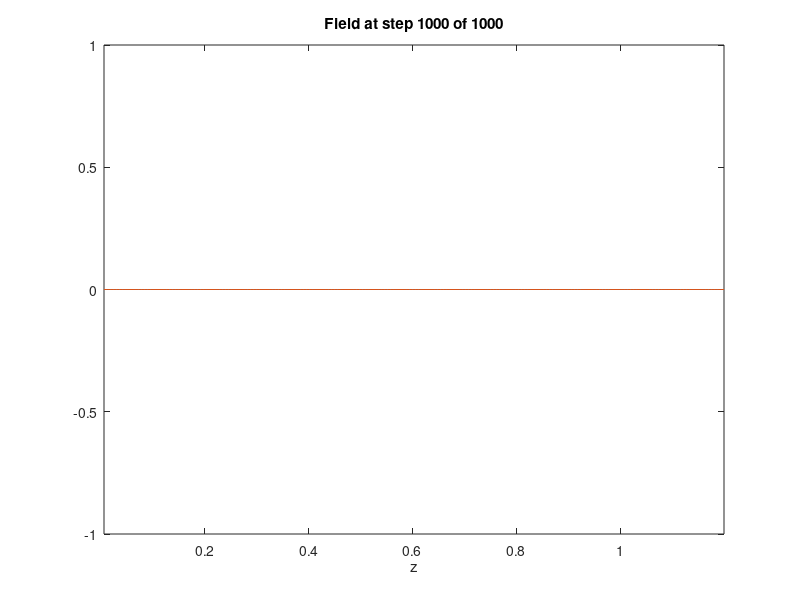

Reproduce this figure in MATLAB.
% FDTD_init_env.m
% Basic FDTD Engine

% Initialise MATLAB/Octave
close all;
clc;
clear all;

% Constants in vacuum 
c0 = 29979458;  % Speed of light
e0 = 8.8541878176e-12; % Permitivity
u0 = 1.2566370614e-6; % Permeability

% Open figure
figure('color', 'w')

%------------------------------------------------------------------------------%

% FDTD parameters
dz = 0.006; % grid resolution in the z direction
Nz = 200; % 200 points in the grid
dt = 0.1e-12; % time step (0.1ps)
STEPS = 1000; % 1000 time steps

%% Construct device on grid %%

% Initialise material to free space
ER = ones(1, Nz);% Relative permeability 
UR = ones(1, Nz);% Relative permitivity

%% Initialise FDTD parameters %%

% Compute update coefficients
mEy = (c0*dt)./ER; 
mHx = (c0*dt)./UR; 

% Initialise fields
Ey = zeros(1, Nz);
Hx = zeros(1, Nz);




%% Main Loop %%
for T = 1 : STEPS
  % Update H from E
  for nz = 1: Nz-1
      Hx(nz) = Hx(nz) + mHx(nz)*( Ey(nz+1) - Ey(nz))/dz;
  endfor
  Hx(Nz) = Hx(Nz) + mHx(Nz)*( 0 - Ey(Nz))/dz;
  %Update E from H
  Ey(1) = Ey(1) + mEy(1)*(Hx(1) - 0)/dz;
  for nz = 2 : Nz
    Ey(nz) = Ey(nz) + mEy(nz)*(Hx(nz) - Hx(nz-1))/dz;
  endfor
  
  % Show status (updates every 10 iterations)
  if ~mod(T,10)
    % show fields
    % d raw1d(ER, Ey, Hz, dz);
    hor_axis = dz:dz:Nz*dz;
    plot(hor_axis, Ey, hor_axis, Hx);
    xlim([dz Nz*dz]);
    xlabel('z');
    title(['Field at step ' num2str(T) ' of ' num2str(STEPS)]);
    drawnow
  endif
  
endfor


